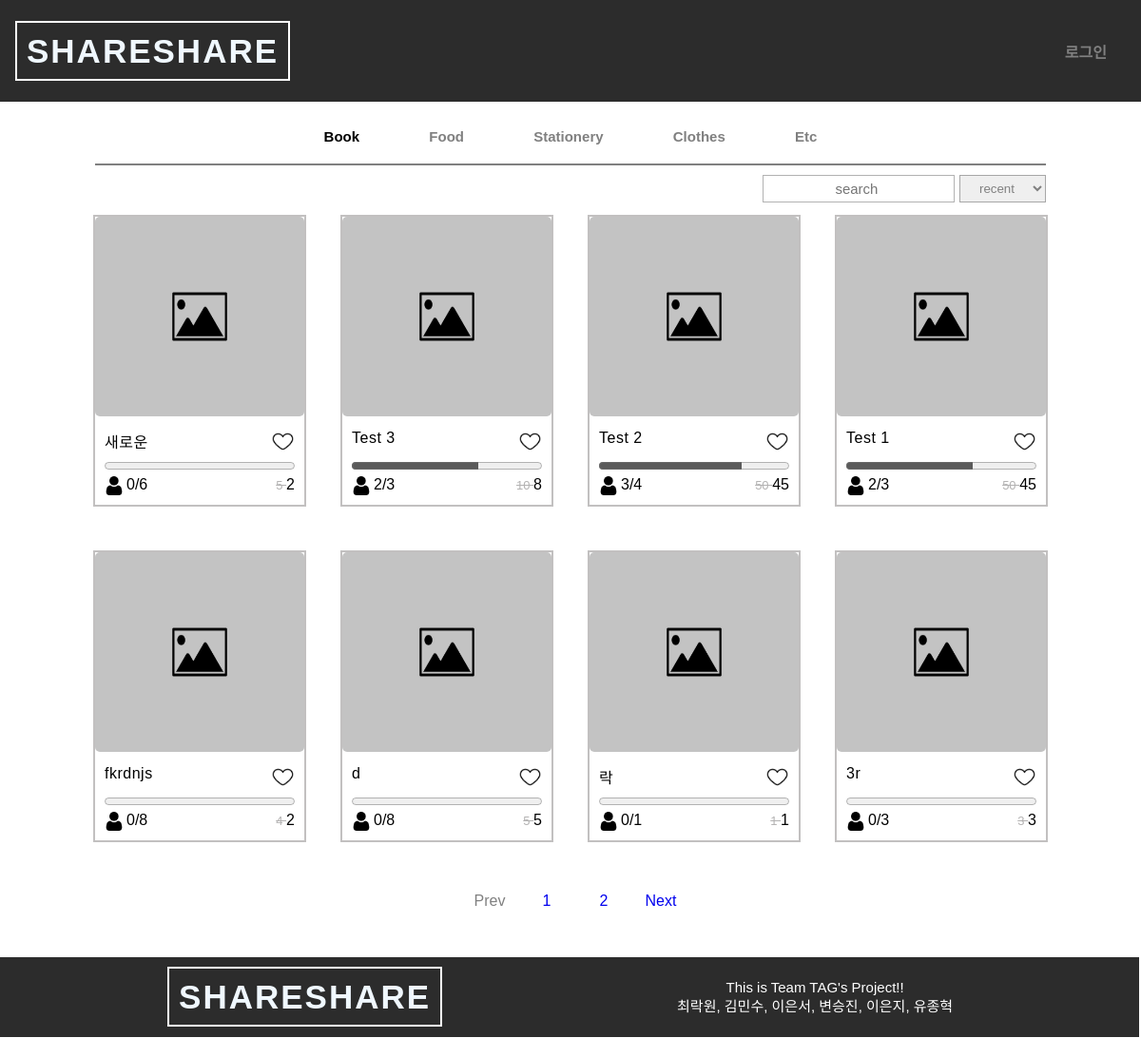
Before: /pybo/ with the older database file.
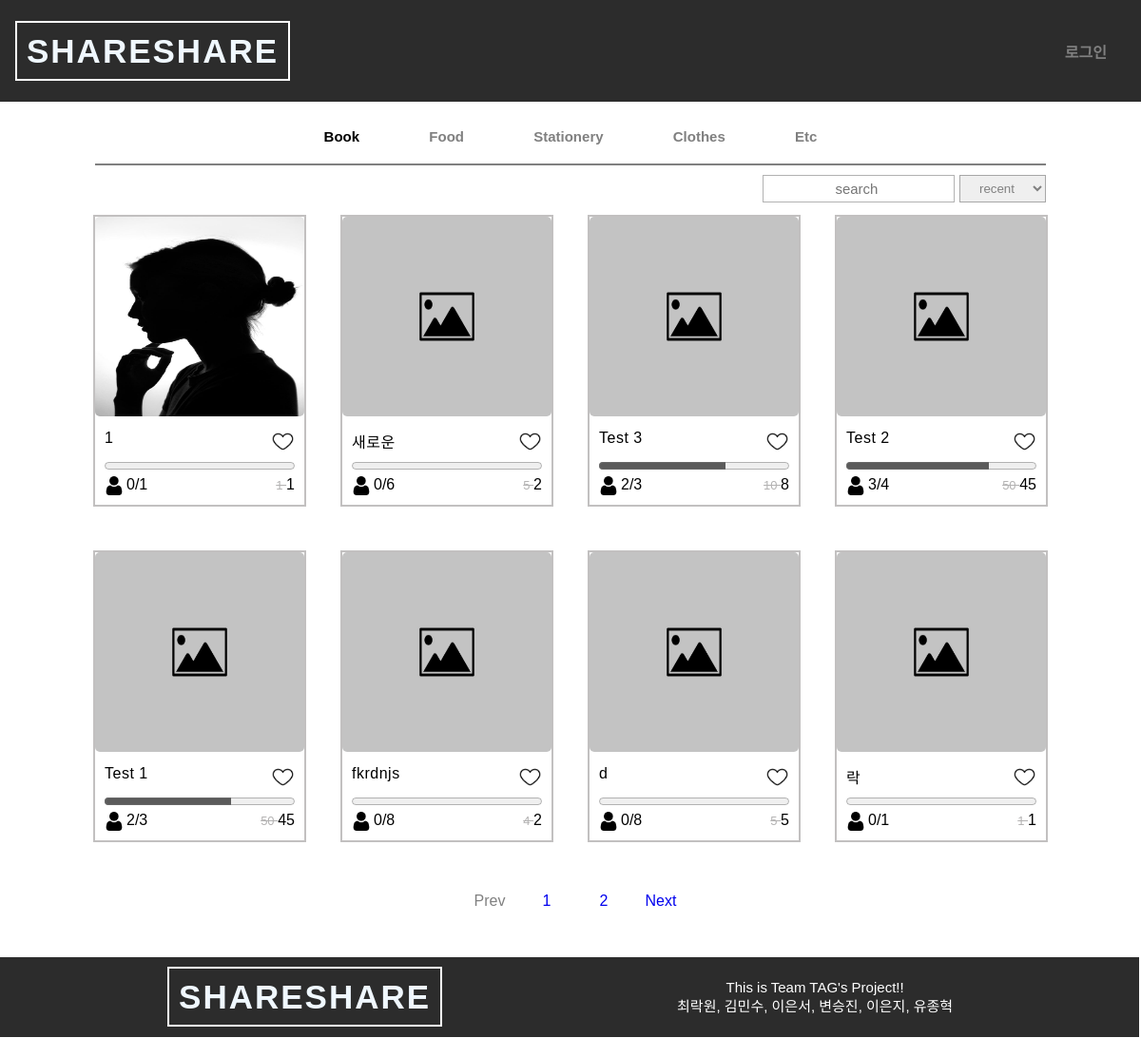
After: the same page with the newer database file.
### pybo/models.py (models this page shows, shortened)
class Post(models.Model):
    title = models.CharField(max_length=200)
    content = models.TextField()
    create_date = models.DateTimeField(auto_now_add=True)
    Modify_date = models.DateTimeField(auto_now_add=True)
    category = models.ForeignKey(Category, on_delete=models.CASCADE)
    user = models.ForeignKey(User, on_delete=models.CASCADE,null=False)
    price = models.IntegerField()
    dicount_price = models.IntegerField()
    image = models.ImageField(upload_to = 'images', default='default.jpg', blank=True, null=True)
    recruit_num = models.IntegerField()
    participants = models.IntegerField()

### pybo/views.py (the view)
# urls.py: path('', views.index, name='index'),
def index(request):
    page = request.GET.get('page', '1')
    Post_list = Post.objects.order_by('-create_date')
    paginator = Paginator(Post_list, 8)
    page_obj = paginator.get_page(page)
    context = {'Post_list': page_obj}
    return render(request, 'pybo/main.html', context)

### templates/pybo/main.html (shortened to what this page needs)
{% load static %}
<!DOCTYPE html>
<link rel="stylesheet" type="text/css" href="{% static 'style.css' %}">
<html lang="en">
<head>
</head>
<body>
    <header>
        <h1><a href="/pybo/" id="pagename">SHARESHARE</a></h1>
        <nav>
            {% if user.is_authenticated %}
            <a class="nav-link" href="{% url 'common:logout' %}">{{ user.username }}(로그아웃)</a>
            {% else %}
            <a class="nav-link" href="{% url 'common:login' %}">로그인</a>
            {% endif %}
        </nav>
    </header>
        <div id="category">
            <a href="/">
                <div style="color: black;">Book</div>
            </a>
            <a href="food.html">
                <div>Food</div>
            </a>
            <a href="stationery.html">
                <div>Stationery</div>
            </a>
            <a href="clothes.html">
                <div>Clothes</div>
            </a>
            <a href="etc.html">
                <div>Etc</div>
            </a>
        </div>
<div id="contentbox">
    <div id="contenthead">
        <form action="" method="get" style="width:100%;">
            <div class="search-bar">
          <input class="search-bar__input" type="search" placeholder="search" />
        </div>
        </form>
        <select name="filter" id="filter">
            <option value="recent">recent</option>
        </select>
    </div>
    <div id="contents">
        {% if Post_list %}
            {% for Post in Post_list %}
            <article>
                {% if Post.image %}
                <a href="/pybo/{{ Post.id }}"><img src="{{Post.image.url}}" alt="book"></a>
                {% else %}
                <a href="/pybo/{{ Post.id }}"><img src="{% static 'images/default.jpg' %}" alt="book"></a>
                {% endif %}
                <div class = "contents_bottom">
                    <div class="book_name">
                        <div>{{Post.title}}</div>
                        <div><img  onclick="change()" src="{% static 'images/heart.png' %}" alt="heart" id="{{Post.id}}"></div>
                    </div>
                    <div class="prog">
                        <progress value={{Post.participants}} max={{Post.recruit_num}}></progress>
                    </div>
                    <div class="price">
                        <div class="personbox"><img src="{% static 'images/person.png' %}" alt="person" class="person"> <p style="margin: 0;">{{Post.participants}}/{{Post.recruit_num}}</p></div>
                        <span style="color:balck"> <del style="color:rgb(180, 179, 179); font-size: 13px;">{{Post.price}}  </del>  {{Post.dicount_price}}</span>
                    </div>
                </div>
            </article>
            {% endfor %}
        {% else %}
            <p>상품이 없습니다....</p>
        {% endif %}
    </div>
</div>
<ul class="pages" style="list-style: none;">
    {% if Post_list.has_previous %}
    <li class="pages-li">
        <a href="?page={{ Post_list.previous_page_number }}">Prev</a>
    </li>
    {% else %}
    <li>
        <a href="#" tabindex="-1" aria-disabled="true" style="color: grey;">Prev</a>
    </li>
    {% endif %}
    {% for page_number in Post_list.paginator.page_range %}
    {% if page_number == question_list.number %}
        <li class="pages-li">
            <a class="page-item" href="?page={{ page_number }}">{{ page_number }}</a>
        </li>
    {% else %}
        <li>
            <a href="?page={{ page_number }}" tabindex="-1">{{ page_number }}</a>
        </li>
    {% endif %}
    {% endfor %}
    {% if Post_list.has_next %}
        <li class="page-li">
            <a href="?page={{ Post_list.next_page_number }}">Next</a>
        </li>
    {% else %}
        <li>
            <a href="#" tabindex="-1" aria-disabled="true" style="color: grey;">Next</a>
        </li>
    {% endif %}
</ul>
    <div id="finish">
        <footer class="footer">
            <h1><a href="/pybo" id="pagename">SHARESHARE</a></h1>
            <div>
            This is Team TAG's Project!!<br>
            최락원, 김민수, 이은서, 변승진, 이은지, 유종혁
            </div>
        </footer>
    </div>
</body>
</html>

### static/style.css (style rules this page uses)
* { font-family: Verdana, Geneva, Tahoma, sans-serif; }
body { margin-top:150px; min-height:100%; }
header { height: 75px; padding: 1rem; color: rgb(0, 0, 0); display: flex; justify-content: space-between; align-items: center; position: fixed; top: 0; left: 0; right: 0; border-bottom: 1px solid white; background-color: rgb(44, 44, 44); }
header nav a { text-decoration: none; color:grey; margin-right:20px; font-weight: bold; vertical-align: middle; }
header { margin-bottom:0px; }
#pagename { text-decoration: none; font-size: 35px; font-weight: 700; margin: 0; padding: 0; font-family: Verdana, Geneva, Tahoma, sans-serif; color:aliceblue; border: 2px solid white; padding: 10px; letter-spacing: 2px; }
#category { margin-top:-20px; width:50%; margin-left: auto; margin-right: auto; display:flex; padding-top:5px; }
#category a { color:gray; text-decoration: none; margin:auto; font-weight: bold; text-align:center; font-size:15px; }
#category div { font-size:15px; font-weight:bold; }
#contenthead { display: flex; width:100%; height: 50%; margin-top: 10px; }
.search-bar { width: 200px; height: 27px; border: solid 1px rgba(0, 0, 0, 0.3); display: flex; justify-content: center; align-items: center; opacity: 1; margin-right: 5px; }
.search-bar__input { width: 100px; height: 50%; border: none; text-align:center; margin-left: 10px; overflow: auto; font-size: 15px; }
#filter { border: solid 1px rgba(0, 0, 0, 0.3); text-align: center; color:gray; width: 100px; }
#contenthead form { display: flex; justify-content: end; }
#contentbox { margin-top:40px; max-width:1000px; margin:auto; margin-top: 20px; border-top:2px solid grey; text-align: right; }
#contents { max-width:1000px; margin:auto; display:grid; grid-template-columns: repeat(4,calc(25% - 20px)); grid-row-gap: 40px; grid-column-gap: 30px; justify-content: center; padding-top:10px; }
#contents a { margin:auto; }
#contents a img { height:210px; width:100%; margin-top:5px; margin:auto; border-radius: 5px; }
article { margin:3px; max-width:325px; border:2px solid rgb(194, 192, 192); }
.contents_bottom { margin: 10px; }
progress { accent-color: rgb(91, 91, 91); }
.book_name { color: black; text-align:center; display:flex; justify-content: space-between; letter-spacing: 0.5px; }
.book_name img { height:25px; width:25px; }
progress { width:100%; }
.price { display:flex; margin: auto; margin-top: 2px; justify-content: space-between; }
.personbox { display: flex; width: 20px; height: 20px; }
.person { width: 100%; margin-right: 3px; }
footer { position:relative; width:90%; margin:auto; display:flex; }
footer h1 { margin:auto; }
footer div { text-align:center; margin:auto; font-size: 15px; color: rgb(255, 255, 255); padding: 20px; }
#finish { background-color: rgb(44, 44, 44); padding:3px; width:100.7%; margin-left:-8px; margin-bottom:-7px; }
.pages { list-style: none; padding: 50px; display:flex; width:30%; margin:auto; justify-content: center; }
.pages a { text-decoration: none; }
.pages li { text-align:center; margin-left: 10px; }
li { text-align:center; width:50px; }

Changed rows visible on the page:
no longer on this page (row unchanged): Post: title "3r", participants "0", recruit_num "3", price "3", dicount_price "3"
added Post: image (picture), title "1", participants "0", recruit_num "1", price "1", dicount_price "1"
